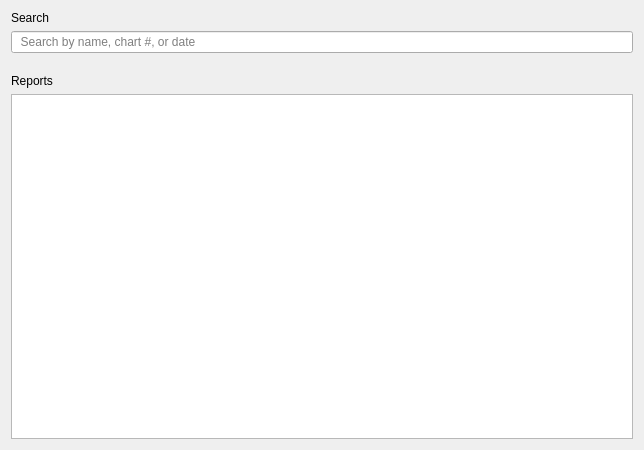
<?xml version="1.0" encoding="UTF-8"?>
<ui version="4.0">
 <class>Form</class>
 <widget class="QWidget" name="Form">
  <property name="geometry">
   <rect>
    <x>0</x>
    <y>0</y>
    <width>644</width>
    <height>450</height>
   </rect>
  </property>
  <property name="windowTitle">
   <string>Form</string>
  </property>
  <property name="styleSheet">
   <string notr="true">#centralwidget {
	background-color: rgb(232, 234, 237);	
}

QLabel {
	font: 12pt &quot;Arial&quot;;
}</string>
  </property>
  <layout class="QVBoxLayout" name="verticalLayout">
   <item>
    <widget class="QLabel" name="label">
     <property name="text">
      <string>Search</string>
     </property>
    </widget>
   </item>
   <item>
    <widget class="QLineEdit" name="searchBar">
     <property name="cursorPosition">
      <number>0</number>
     </property>
     <property name="placeholderText">
      <string notr="true">  Search by name, chart #, or date</string>
     </property>
     <property name="clearButtonEnabled">
      <bool>false</bool>
     </property>
    </widget>
   </item>
   <item>
    <spacer name="verticalSpacer">
     <property name="orientation">
      <enum>Qt::Vertical</enum>
     </property>
     <property name="sizeType">
      <enum>QSizePolicy::Fixed</enum>
     </property>
     <property name="sizeHint" stdset="0">
      <size>
       <width>20</width>
       <height>15</height>
      </size>
     </property>
    </spacer>
   </item>
   <item>
    <widget class="QLabel" name="label_2">
     <property name="text">
      <string>Reports</string>
     </property>
    </widget>
   </item>
   <item>
    <widget class="QTableWidget" name="reportsTable"/>
   </item>
  </layout>
 </widget>
 <resources/>
 <connections/>
</ui>
